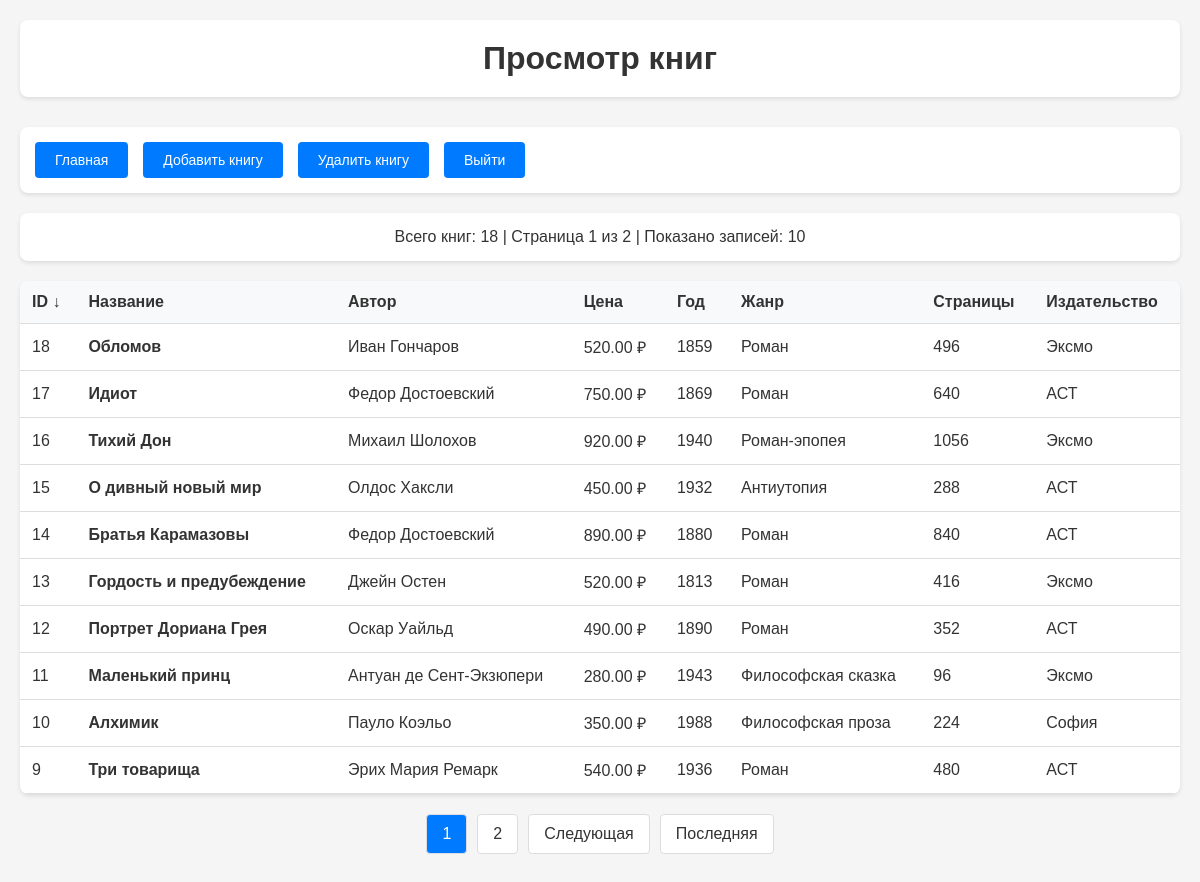
Screenshot of /view.php?sort=id&order=desc (signed in) with the database file from the repository.
### tables this page shows
CREATE TABLE books (
    id INT AUTO_INCREMENT PRIMARY KEY,
    title VARCHAR(255) NOT NULL,
    author VARCHAR(255) NOT NULL,
    price FLOAT NOT NULL,
    year_published INT NOT NULL,
    genre VARCHAR(100) NOT NULL,
    page_count INT NOT NULL,
    publisher VARCHAR(255) NOT NULL
);

### config.php (called while the page is built, shortened)
<?php
function escape($data) {
    return htmlspecialchars($data, ENT_QUOTES, 'UTF-8');
}
?>

### view.php (the view, shortened to what this page needs)
<?php
require_once 'config.php';
$limit = 10;
$page = isset($_GET['page']) ? max(1, intval($_GET['page'])) : 1;
$offset = ($page - 1) * $limit;
$allowed_sort = ['id', 'title', 'author', 'price', 'year_published', 'genre'];
$sort_by = isset($_GET['sort']) && in_array($_GET['sort'], $allowed_sort) ? $_GET['sort'] : 'id';
$sort_order = isset($_GET['order']) && $_GET['order'] === 'desc' ? 'desc' : 'asc';
$sql_order = strtoupper($sort_order);
try {
    $count_sql = "SELECT COUNT(*) FROM books";
    $count_stmt = $pdo->prepare($count_sql);
    $count_stmt->execute();
    $total_records = $count_stmt->fetchColumn();
    $total_pages = ceil($total_records / $limit);
    $sql = "SELECT * FROM books ORDER BY $sort_by $sql_order LIMIT :limit OFFSET :offset";
    $stmt = $pdo->prepare($sql);
    $stmt->bindValue(':limit', $limit, PDO::PARAM_INT);
    $stmt->bindValue(':offset', $offset, PDO::PARAM_INT);
    $stmt->execute();
    $books = $stmt->fetchAll(PDO::FETCH_ASSOC);
} catch(PDOException $e) {
    $error = "Ошибка при получении данных: " . $e->getMessage();
}
function sortLink($column, $current_sort, $current_order) {
    $new_order = ($current_sort === $column && $current_order === 'asc') ? 'desc' : 'asc';
    return "view.php?sort=$column&order=$new_order";
}
?>
<!DOCTYPE html>
<html lang="ru">
<head>
</head>
<body>
    <div class="container">
        <div class="header">
            <h1>Просмотр книг</h1>
        </div>
        <div class="navigation">
            <a href="index.php" class="btn">Главная</a>
            <a href="add.php" class="btn">Добавить книгу</a>
            <a href="delete.php" class="btn">Удалить книгу</a>
            <a href="logout.php" class="btn">Выйти</a>
        </div>
        <div class="stats">
            Всего книг: <?= $total_records ?> |
            Страница <?= $page ?> из <?= $total_pages ?> |
            Показано записей: <?= count($books) ?>
        </div>
        <?php if (empty($books)): ?>
            <div class="table-container">
                <div style="padding: 40px; text-align: center; color: #666;">
                    <h3>Нет данных для отображения</h3>
                    <p>В базе данных пока нет книг. <a href="add.php">Добавить первую книгу</a></p>
                </div>
            </div>
        <?php else: ?>
            <div class="table-container">
                <div class="table-responsive">
                    <table>
                        <thead>
                            <tr>
                                <th><a href="<?= sortLink('id', $sort_by, $sort_order) ?>">ID<?= $sort_by === 'id' ? ($sort_order === 'asc' ? ' ↑' : ' ↓') : '' ?></a></th>
                                <th><a href="<?= sortLink('title', $sort_by, $sort_order) ?>">Название<?= $sort_by === 'title' ? ($sort_order === 'asc' ? ' ↑' : ' ↓') : '' ?></a></th>
                                <th><a href="<?= sortLink('author', $sort_by, $sort_order) ?>">Автор<?= $sort_by === 'author' ? ($sort_order === 'asc' ? ' ↑' : ' ↓') : '' ?></a></th>
                                <th><a href="<?= sortLink('price', $sort_by, $sort_order) ?>">Цена<?= $sort_by === 'price' ? ($sort_order === 'asc' ? ' ↑' : ' ↓') : '' ?></a></th>
                                <th><a href="<?= sortLink('year_published', $sort_by, $sort_order) ?>">Год<?= $sort_by === 'year_published' ? ($sort_order === 'asc' ? ' ↑' : ' ↓') : '' ?></a></th>
                                <th><a href="<?= sortLink('genre', $sort_by, $sort_order) ?>">Жанр<?= $sort_by === 'genre' ? ($sort_order === 'asc' ? ' ↑' : ' ↓') : '' ?></a></th>
                                <th>Страницы</th>
                                <th>Издательство</th>
                            </tr>
                        </thead>
                        <tbody>
                            <?php foreach ($books as $book): ?>
                                <tr>
                                    <td><?= escape($book['id']) ?></td>
                                    <td><strong><?= escape($book['title']) ?></strong></td>
                                    <td><?= escape($book['author']) ?></td>
                                    <td><?= number_format($book['price'], 2) ?> ₽</td>
                                    <td><?= escape($book['year_published']) ?></td>
                                    <td><?= escape($book['genre']) ?></td>
                                    <td><?= escape($book['page_count']) ?></td>
                                    <td><?= escape($book['publisher']) ?></td>
                                </tr>
                            <?php endforeach; ?>
                        </tbody>
                    </table>
                </div>
            </div>
            <?php if ($total_pages > 1): ?>
                <div class="pagination">
                    <?php
                    $start_page = max(1, $page - 2);
                    $end_page = min($total_pages, $page + 2);
                    for ($i = $start_page; $i <= $end_page; $i++):
                        if ($i == $page):
                    ?>
                        <span class="current"><?= $i ?></span>
                    <?php else: ?>
                        <a href="?page=<?= $i ?>&sort=<?= $sort_by ?>&order=<?= $sort_order ?>"><?= $i ?></a>
                    <?php endif; ?>
                    <?php endfor; ?>
                    <?php if ($page < $total_pages): ?>
                        <a href="?page=<?= $page + 1 ?>&sort=<?= $sort_by ?>&order=<?= $sort_order ?>">Следующая</a>
                        <a href="?page=<?= $total_pages ?>&sort=<?= $sort_by ?>&order=<?= $sort_order ?>">Последняя</a>
                    <?php endif; ?>
                </div>
            <?php endif; ?>
        <?php endif; ?>
    </div>
</body>
</html>

### view.php (style rules this page uses)
* { margin: 0; padding: 0; box-sizing: border-box; }
body { font-family: Arial, sans-serif; background: #f5f5f5; min-height: 100vh; color: #333; }
.container { max-width: 1200px; margin: 0 auto; padding: 20px; }
.header { text-align: center; margin-bottom: 30px; padding: 20px; background: white; border-radius: 8px; box-shadow: 0 2px 4px rgba(0,0,0,0.1); }
.navigation { background: white; padding: 15px; border-radius: 8px; box-shadow: 0 2px 4px rgba(0,0,0,0.1); margin-bottom: 20px; display: flex; gap: 15px; flex-wrap: wrap; }
.btn { background: #007bff; color: white; padding: 10px 20px; border: none; border-radius: 4px; cursor: pointer; font-size: 14px; text-decoration: none; display: inline-block; }
.table-container { background: white; border-radius: 8px; box-shadow: 0 2px 4px rgba(0,0,0,0.1); overflow: hidden; margin-bottom: 20px; }
.table-responsive { overflow-x: auto; }
table { width: 100%; border-collapse: collapse; }
th, td { padding: 12px; text-align: left; border-bottom: 1px solid #ddd; }
th { background: #f8f9fa; font-weight: 600; }
th a { color: #333; text-decoration: none; }
.pagination { display: flex; justify-content: center; gap: 10px; margin: 20px 0; }
.pagination a, .pagination span { padding: 10px 15px; border: 1px solid #ddd; border-radius: 4px; text-decoration: none; color: #333; background: white; }
.pagination .current { background: #007bff; color: white; }
.stats { background: white; padding: 15px; border-radius: 8px; box-shadow: 0 2px 4px rgba(0,0,0,0.1); margin-bottom: 20px; text-align: center; }

### rows the page displays
books: id "18", title "Обломов", author "Иван Гончаров", price "520.00", year_published "1859", genre "Роман", page_count "496", publisher "Эксмо"
books: id "17", title "Идиот", author "Федор Достоевский", price "750.00", year_published "1869", genre "Роман", page_count "640", publisher "АСТ"
books: id "16", title "Тихий Дон", author "Михаил Шолохов", price "920.00", year_published "1940", genre "Роман-эпопея", page_count "1056", publisher "Эксмо"
books: id "15", title "О дивный новый мир", author "Олдос Хаксли", price "450.00", year_published "1932", genre "Антиутопия", page_count "288", publisher "АСТ"
books: id "14", title "Братья Карамазовы", author "Федор Достоевский", price "890.00", year_published "1880", genre "Роман", page_count "840", publisher "АСТ"
books: id "13", title "Гордость и предубеждение", author "Джейн Остен", price "520.00", year_published "1813", genre "Роман", page_count "416", publisher "Эксмо"
books: id "12", title "Портрет Дориана Грея", author "Оскар Уайльд", price "490.00", year_published "1890", genre "Роман", page_count "352", publisher "АСТ"
books: id "11", title "Маленький принц", author "Антуан де Сент-Экзюпери", price "280.00", year_published "1943", genre "Философская сказка", page_count "96", publisher "Эксмо"
books: id "10", title "Алхимик", author "Пауло Коэльо", price "350.00", year_published "1988", genre "Философская проза", page_count "224", publisher "София"
books: id "9", title "Три товарища", author "Эрих Мария Ремарк", price "540.00", year_published "1936", genre "Роман", page_count "480", publisher "АСТ"

### other values shown
$total_records "18"
$page "1"
$total_pages "2"
count($books) "10"
